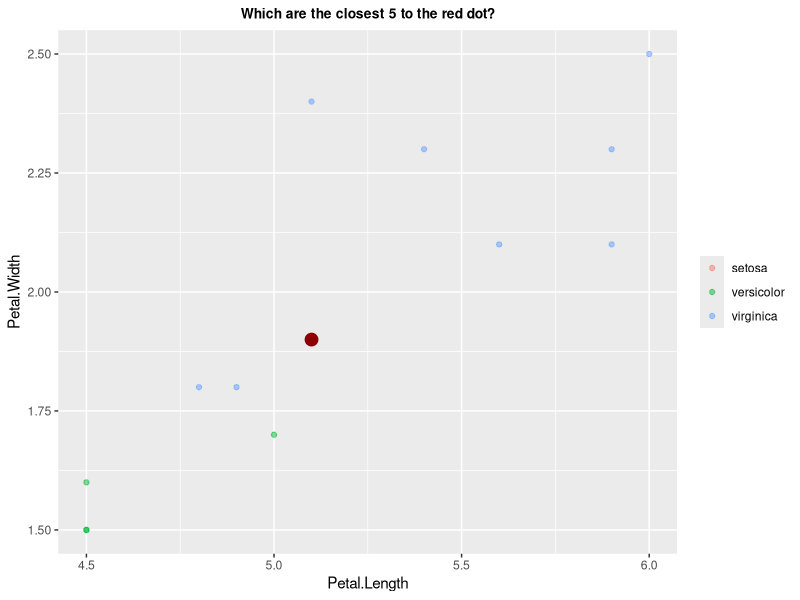

Source code (R):
## ---- chunk 1
library(caret)
library (tidyverse)

iris<-iris
## ---- chunk 2
set.seed(1)

indxTrain <- createDataPartition(y = iris[, names(iris) == "Species"], p = 0.7, list = F)

train <- iris[indxTrain,]

train1<-train%>%
  filter(Species=="setosa")%>% 
  sample_n(10)
train2<-train%>%
  filter(Species=="versicolor")%>% 
  sample_n(10)
train3<-train%>%
  filter(Species=="virginica")%>% 
  sample_n(10)
graph_train<-rbind(train1,train2,train3)

test <- iris[-indxTrain,]

graph_test<-test%>%
  sample_n(1)

## ---- chunk 3
set.seed(1)

indxTrain <- createDataPartition(y = iris[, names(iris) == "Species"], p = 0.7, list = F)

train <- iris[indxTrain,]

train1<-train%>%
  filter(Species=="setosa")%>% 
  sample_n(10)
train2<-train%>%
  filter(Species=="versicolor")%>% 
  sample_n(10)
train3<-train%>%
  filter(Species=="virginica")%>% 
  sample_n(10)
graph_train<-rbind(train1,train2,train3)

test <- iris[-indxTrain,]

graph_test<-test%>%
  sample_n(1)
## ---- chunk 4
ggplot(data=graph_train,mapping = aes(x=Petal.Length,y=Petal.Width,color=Species))+geom_point(alpha=0.5) + 
   geom_point(data=graph_test, color="darkred", size=4) + theme(legend.title = element_blank())+ggtitle("Which are the closest 5 to the red dot?")+xlim(4.5,6)+ylim(1.5,2.5)+
  theme(plot.title = element_text(hjust=0.5, size=10, face='bold'))
## ---- chunk 5
knnModel <- train(Species ~.,
                  data = graph_train,
                  method = 'knn',
                  preProcess = c("center","scale"),
                  tuneGrid=data.frame(k=5))

predictedclass<-predict(knnModel,graph_test)

predictedclass
## ---- chunk 6
trainIndex <- createDataPartition(iris$Species, p = .75, list = FALSE, times = 1)

irisTrain <- iris[ trainIndex,]
irisTest  <- iris[-trainIndex,]

preProcValues <- preProcess(irisTrain, method = c("center", "scale"))
trainTransformed <- predict(preProcValues, irisTrain)

preProcValues <- preProcess(irisTest, method = c("center", "scale"))
testTransformed <- predict(preProcValues, irisTest)

knn_fit_Number1<-train(Species~Sepal.Length+Sepal.Width+Petal.Length+Petal.Width,
               data=trainTransformed,
               method="knn",
               tuneGrid=data.frame(k=5))

knn_fit_Number1
## ---- chunk 7
knn_pred_Number1<-predict(knn_fit_Number1,testTransformed)

confusionMatrix(knn_pred_Number1,testTransformed$Species)
